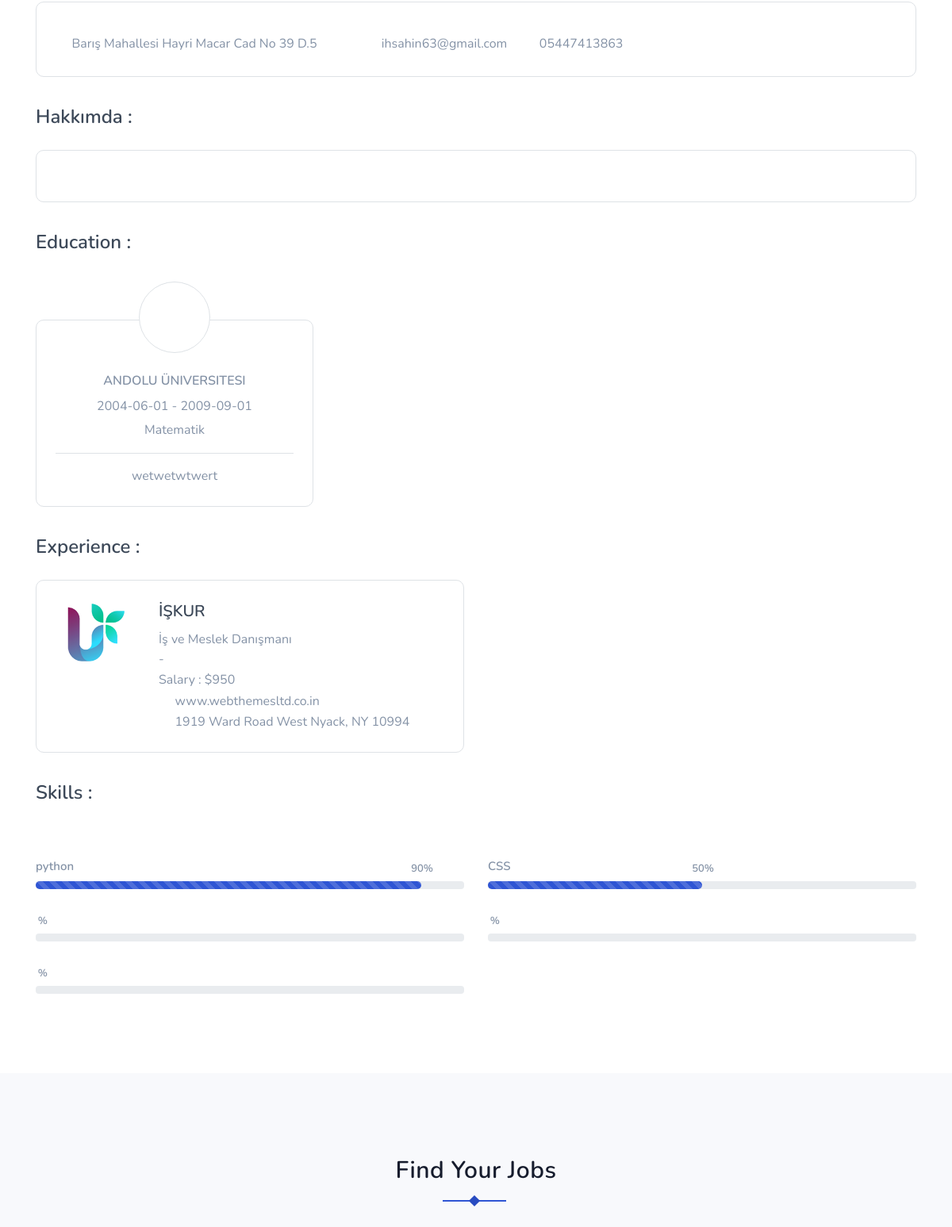
Page /candidates-profile/ (signed in, middle part) on the earlier database version.
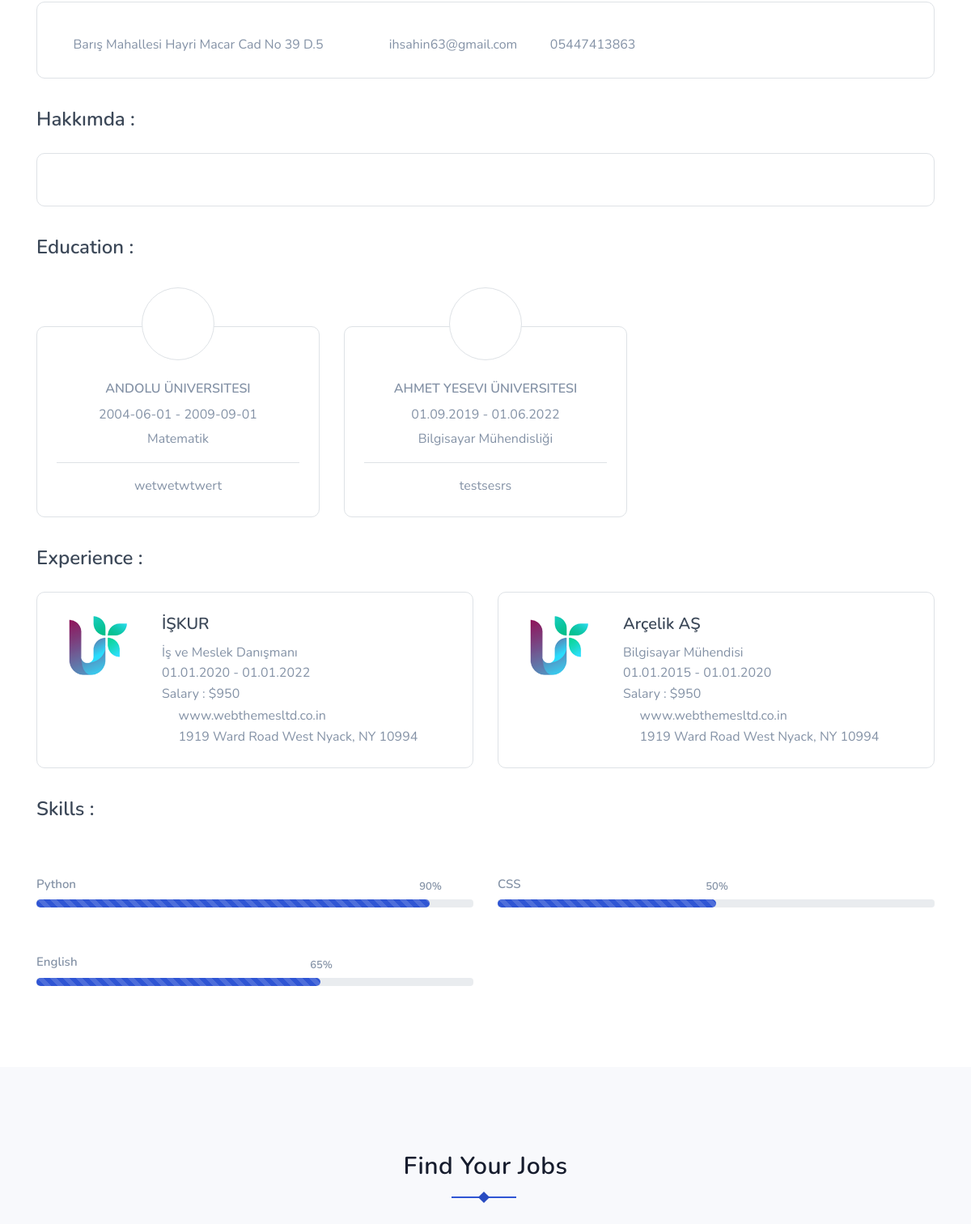
Same page on the later database version.
### user/models.py (models this page shows, shortened)
class UserProfile(models.Model):
    user = models.ForeignKey(User, on_delete=models.CASCADE)
    first_name = models.CharField(max_length=30)
    last_name = models.CharField(max_length=30)
    email = models.CharField(max_length=30)
    birth_date = models.CharField(max_length=30)
    gender = models.CharField(max_length=10)
    phone = models.CharField(blank=True, max_length=20)
    address = models.CharField(blank=True, max_length=150)
    city = models.CharField(blank=True, max_length=20, choices=CITY_DICT)
    web_site = models.CharField(blank=True, max_length=50)
    image = models.ImageField(blank=True, upload_to='uploads/images/users/', default='uploads/images/users/user.png')
    presentation = models.CharField(blank=True, max_length=500)
    def image_tag(self):
        if self.image.url is not None:
            return mark_safe('<img src="{}" height="50"/>'.format(self.image.url))
        else:
            return ""
    image_tag.short_description = 'Image'

class UserEducation(models.Model):
    user = models.ForeignKey(User, on_delete=models.CASCADE)
    school = models.CharField(max_length=100)
    degree = models.CharField(max_length=100)
    department = models.CharField(max_length=50)
    start_date = models.CharField(max_length=30)
    end_date = models.CharField(max_length=30)
    education_add_info = models.CharField(max_length=200)

class UserExperience(models.Model):
    user = models.ForeignKey(User, on_delete=models.CASCADE)
    company = models.CharField(max_length=100)
    position = models.CharField(max_length=100)
    location = models.CharField(max_length=50)
    date_from = models.CharField(max_length=30)
    date_to = models.CharField(max_length=30)
    experience_add_info = models.CharField(max_length=200)

class UserSkills(models.Model):
    user = models.ForeignKey(User, on_delete=models.CASCADE)
    skill = models.CharField(max_length=100)
    skill_value = models.CharField(max_length=100)

### home/views.py (the view)
# urls.py: path('candidates-profile/', views.candidatesProfile, name='candidates-profile'),
def candidatesProfile(request):
    setting = Setting.objects.get(id=1)
    current_user = request.user
    userprofile = UserProfile.objects.get(user_id=current_user.id)
    user_education = UserEducation.objects.all().filter(user_id=current_user.id)
    user_experience = UserExperience.objects.all().filter(user_id=current_user.id)
    user_skills = UserSkills.objects.all().filter(user_id=current_user.id)
    applied_jobs = Job.objects.all()
    jobs_for_me = Job.objects.all()
    context = {'setting': setting,
               'userprofile': userprofile,
               'user_education': user_education,
               'user_experience': user_experience,
               'user_skills': user_skills,
               'applied_jobs': applied_jobs,
               'jobs_for_me': jobs_for_me
               }
    return render(request, 'candidates-profile.html', context)

### home/templates/candidates-profile.html (shortened to what this page needs)
{% extends 'homebase.html' %}
{% block body %}
{% load static %}
<section class="section">
    <div class="container">
        <div class="row">
            <div class="col-lg-12 mt-3">
                <div class="border rounded p-4">
                    <ul class="list-inline pt-3 mb-0">
                        <li class="list-inline-item mr-3">
                            <a href="" class="text-muted f-15 mb-0"><i class="mdi mdi-map-marker mr-2"></i>{{userprofile.address}}</a>
                        </li>
                        <li class="list-inline-item mr-3">
                            <a href="" class="text-muted f-15 mb-0"><i class="mdi mdi-web mr-2"></i>{{userprofile.web_site}}</a>
                        </li>
                        <li class="list-inline-item mr-3">
                            <a href="" class="text-muted f-15 mb-0"><i class="mdi mdi-email mr-2"></i>{{userprofile.email}}</a>
                        </li>
                        <li class="list-inline-item mr-3">
                            <a href="" class="text-muted f-15 mb-0"><i class="mdi mdi-cellphone-iphone mr-2"></i>{{userprofile.phone}}</a>
                        </li>
                    </ul>
                </div>
            </div>
        </div>
        <div class="row">
            <div class="col-lg-12 mt-4 pt-2">
                <h4 class="text-dark">Hakkımda :</h4>
            </div>
        </div>
        <div class="row">
            <div class="col-lg-12 mt-3">
                <div class="border rounded p-4">
                </div>
            </div>
        </div>
        <div class="row">
            <div class="col-lg-12 mt-4 pt-2">
                <h4 class="text-dark">Education :</h4>
            </div>
        </div>
        <div class="row">
            {% for education in user_education %}
            <div class="col-lg-4 col-md-6 mt-4 pt-5">
                <div class="border rounded candidates-profile-education text-center text-muted">
                    <div class="profile-education-icon border rounded-pill bg-white text-primary">
                        <i class="mdi mdi-36px mdi-school"></i>
                    </div>
                    <h6 class="text-uppercase f-17"><a href="#" class="text-muted">{{education.school}}</a></h6>
                    <p class="f-14 mb-1">{{education.start_date}} - {{education.end_date}}</p>
                    <p class="pb-3 mb-0">{{education.department}}</p>
                    <p class="pt-3 border-top mb-0">{{education.education_add_info}}</p>
                </div>
            </div>
            {%endfor%}
        </div>
        <div class="row">
            <div class="col-lg-12 mt-4 pt-2">
                <h4 class="text-dark">Experience :</h4>
            </div>
        </div>
        <div class="row">
            {% for experience in user_experience %}
            <div class="col-md-6 mt-3 mt-md-0 pt-3">
                <div class="border rounded job-list-box p-4">
                    <div class="row">
                        <div class="col-lg-3">
                            <div class="company-brand-logo text-center mb-4">
                                <img src="images/featured-job/img-2.png" alt="" class="img-fluid mx-auto d-block">
                            </div>
                        </div>
                        <div class="col-lg-9">
                            <div class="job-list-desc candidates-profile-exp-desc">
                                <h5 class="f-19 mb-2"><a href="#" class="text-dark">{{experience.company}}</a></h5>
                                <p class="text-muted mb-0 f-16">{{experience.position}}</p>
                                <p class="text-muted mb-0 f-16">{{experience.date_from}} - {{experience.date_to}}</p>
                                <p class="text-muted mb-0 f-16">Salary : $950</p>
                                <p class="text-muted mb-0 f-16"><i class="mdi mdi-bank mr-2"></i>www.webthemesltd.co.in
                                </p>
                                <p class="text-muted mb-0 f-16"><i class="mdi mdi-map-marker mr-2"></i>1919 Ward Road
                                    West Nyack, NY 10994</p>
                            </div>
                        </div>
                    </div>
                </div>
            </div>
            {%endfor%}
        </div>
        <div class="row">
            <div class="col-lg-12 mt-4 pt-2">
                <h4 class="text-dark">Skills :</h4>
            </div>
        </div>
        <div class="row">
            {% for skil in user_skills %}
            <div class="col-md-6 mt-4 pt-2">
                <div class="progress-box mt-4">
                    <h6 class="title text-muted">{{skil.skill}}</h6>
                    <div class="progress">
                        <div class="progress-bar progress-bar-striped position-relative bg-primary"
                             style="width:{{skil.skill_value}}%;">
                            <div class="progress-value d-block text-muted h6">{{skil.skill_value}}%</div>
                        </div>
                    </div>
                </div>
            </div>
            {%endfor%}
        </div>
    </div>
</section>
<section class="section bg-light">
    <div class="container">
        <div class="row justify-content-center">
            <div class="col-12">
                <div class="section-title text-center mb-4 pb-2">
                    <h4 class="title title-line pb-5">Find Your Jobs</h4>
                </div>
            </div>
        </div>
    </div>
</section>
{% endblock %}

### home/templates/homebase.html (shortened to what this page needs)
<html lang="en" class="no-js">
<head>
    {% load static %}
    <link rel="stylesheet" href="{% static 'css/bootstrap.min.css' %}" type="text/css">
    <link rel="stylesheet" type="text/css" href="{% static 'css/materialdesignicons.min.css' %}"/>
    <link rel="stylesheet" type="text/css" href="{% static 'css/fontawesome.css' %}"/>
    <link rel="stylesheet" type="text/css" href="{% static 'css/selectize.css' %}"/>
    <link rel="stylesheet" type="text/css" href="{% static 'css/nice-select.css' %}"/>
    <link rel="stylesheet" href="{% static 'css/owl.carousel.css' %}"/>
    <link rel="stylesheet" href="{% static 'css/owl.theme.css' %}"/>
    <link rel="stylesheet" href="{% static 'css/owl.transitions.css' %}"/>
    <link rel="stylesheet" type="text/css" href="{% static 'css/style.css' %}"/>
</head>
<body>
{% block body %} {% endblock %}
</body>
</html>

### home/templates/header.html (shortened to what this page needs)
{% load static %}

### home/templates/footer.html (shortened to what this page needs)
    {% load static %}

### home/static/css/style.css (style rules this page uses)
.bg-primary { background-color: #2f55d4 !important; }
.bg-light { background-color: #f8f9fc !important; }
.text-primary { color: #2f55d4 !important; }
.text-dark { color: #3c4858 !important; }
.text-muted { color: #8492a6 !important; }
.list-inline-item:not(:last-child) { margin-right: 5px; margin-bottom: 5px; }
.rounded { border-radius: 10px !important; }
.progress-box .title { font-size: 15px; }
.progress-box .progress { height: 10px; overflow: visible; }
.progress-box .progress .progress-bar { border-radius: 10px; -webkit-animation: animate-positive 3s; animation: animate-positive 3s; }
.progress-box .progress .progress-value { position: absolute; top: -25px; right: -15px; font-size: 13px; }
body { font-family: "Nunito", sans-serif; overflow-x: hidden !important; font-size: 16px; color: #161c2d; }
h1, h2, h3, h4, h5, h6, .h1, .h2, .h3, .h4, .h5, .h6 { font-family: "Nunito", sans-serif; line-height: 1.5; font-weight: 600; }
p { line-height: 1.6; }
.section { padding: 100px 0; position: relative; }
.section-title { position: relative; }
.section-title .title { letter-spacing: 0.5px; font-size: 30px; }
.section-title .title.title-line:before { content: ""; position: absolute; height: 2px; width: 80px; left: 50%; top: 60px; text-align: center; background: #2f55d4; margin-left: -42px; }
.section-title .title.title-line:after { content: ""; position: absolute; height: 10px; width: 10px; left: 50%; top: 56px; z-index: 1; text-align: center; background: #284bc1; margin-left: -7px; -webkit-transform: rotate(45deg); transform: rotate(45deg); }
.job-list-box { -webkit-transition: all 0.5s; transition: all 0.5s; }
.candidates-profile-education { padding: 64px 24px 24px; }
.candidates-profile-education .profile-education-icon { position: absolute; width: 90px; height: 90px; line-height: 90px; top: 0; left: 0; right: 0; margin: 0 auto; -webkit-transition: all 0.5s; transition: all 0.5s; }

Differences in the rows shown:
added UserEducation: school "AHMET YESEVI ÜNIVERSITESI", start_date "01.09.2019", end_date "01.06.2022", department "Bilgisayar Mühendisliği", education_add_info "testsesrs"
changed UserExperience "İŞKUR": date_from (not shown) → "01.01.2020"; date_to (not shown) → "01.01.2022"
added UserExperience: company "Arçelik AŞ", position "Bilgisayar Mühendisi", date_from "01.01.2015", date_to "01.01.2020"
changed UserSkills: skill "python" → "Python"
added UserSkills: skill "English", skill_value "65"
